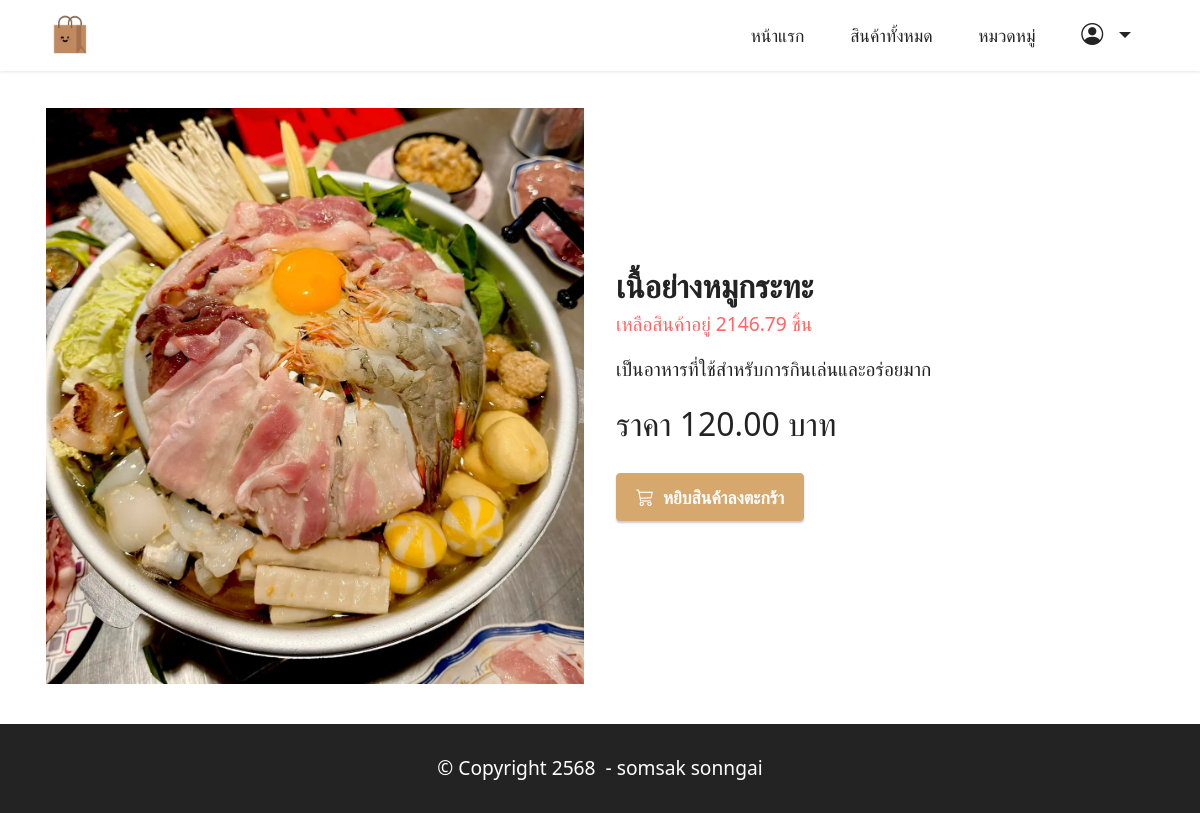
The page /blog/product/1/ on the database as committed earlier.
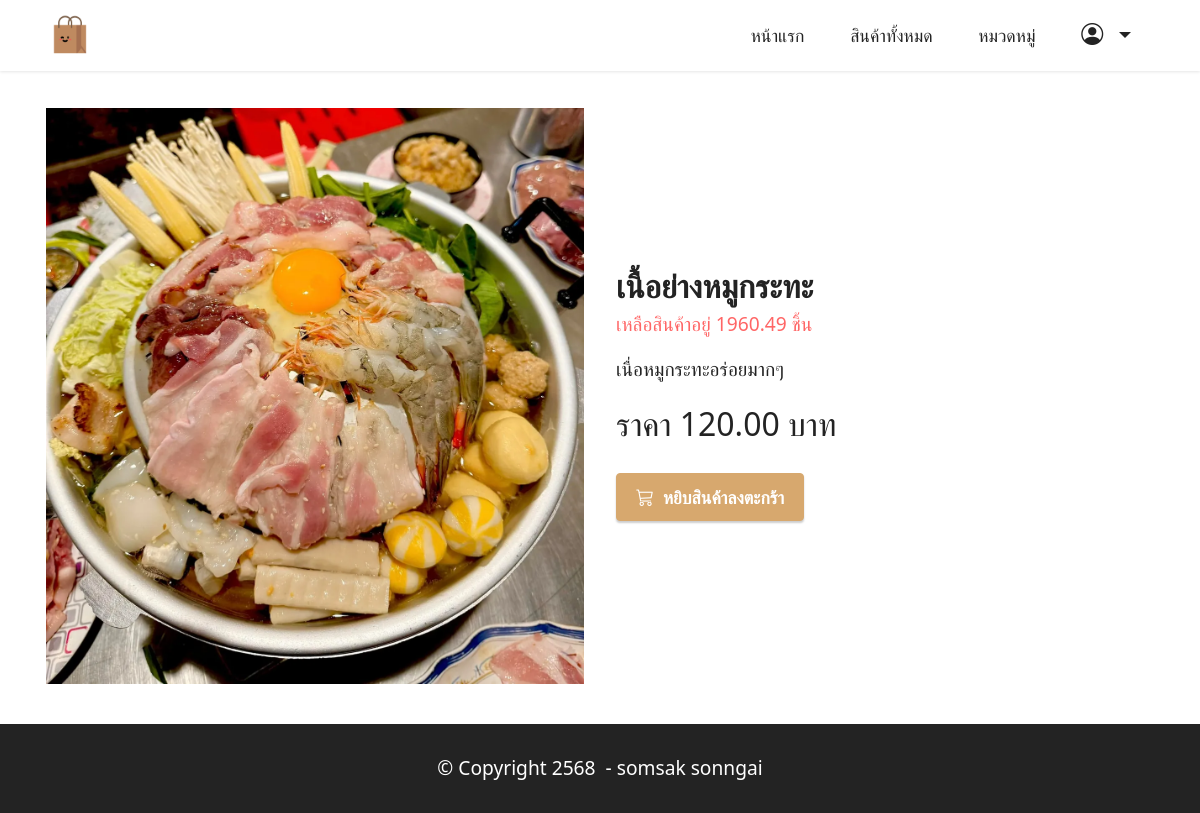
The same page on the database as committed later.
### productapp/models.py (models this page shows, shortened)
class Product1(models.Model):
    category = models.ForeignKey(Category, on_delete=models.CASCADE,null=True)  # เชื่อมโยงกับ Category
    name = models.CharField(max_length=100)  # ชื่อสินค้า
    description = models.TextField(max_length=500)
    price = models.DecimalField(max_digits=10, decimal_places=2)
    stock = models.DecimalField(max_digits=10, decimal_places=2)
    is_trending = models.BooleanField(default=False)
    image = models.ImageField(upload_to="product")
    profitprice = models.DecimalField(max_digits=10, decimal_places=2)
    created_at = models.DateTimeField(auto_now_add=True)  # วันที่เพิ่ม
    updated_at = models.DateTimeField(auto_now=True)      # วันที่แก้ไข
    barcode = models.IntegerField()

### productapp/views.py (the view)
# urls.py: path('product/<int:id>/', views.productDetail, name='productDetail'), #การเรียกใช้ blog ตามด้วย id
def productDetail(request,id):
    product=Product1.objects.get(pk=id)
    return render (request,"detail.html",{"product":product}) #มันก็คือ Product1 นั้นแหละที่เรียกใช้ที่เก็บไว้ในตัวแปร product ถ้าต้องการที่จะทำการเรียกใช้ก็เรียกใช้ product

### productapp/templates/detail.html (shortened to what this page needs)
{% extends "layout.html"%}
{% load humanize %}
{% block content%}
<div class="container my-3">
    <div class="card-wrapper">
        <div class="row align-items-center mt-4">
            <div class="col-12 col-lg-6">
                <div class="image-wrapper">
                    <img src="{{product.image.url}}">
                </div>
            </div>
            <div class="col-12 col-lg-6 my-4">
                <div class="text-box">
                    <h5 class="mbr-title mbr-fonts-style display-5">
                        <strong>{{product.name}}</strong>
                        <p class="display-7 text-secondary">เหลือสินค้าอยู่ {{product.stock}} ชิ้น</p>
                    </h5>
                    <p class="mbr-text mbr-fonts-style display-7">{{product.description}}</p>
                    <div class="cost">
                        <span class="currentcost mbr-fonts-style pr-2 display-5">ราคา {{product.price}} บาท</span>
                    </div>
                    <div class="mbr-section-btn pt-3">
                        {%if product.stock <= 0 %}
                             <h2 class="text-secondary " t>สินค้าหมด</h2>
                        {% else %}
                            <a href="{% url 'addCart' product.id %}" class="btn btn-primary display-4">
                                 <i class="bi bi-cart3"></i></i>&nbsp;
                                    หยิบสินค้าลงตะกร้า
                             </a>
                         {% endif %}
                    </div>
                </div>
            </div>
        </div>
    </div>
    <br>
</div>
{% endblock %}

### productapp/templates/layout.html (shortened to what this page needs)
<!DOCTYPE html>
<html>
   {% load static %}
<head>
    <link href="https://cdn.jsdelivr.net/npm/bootstrap@5.0.2/dist/css/bootstrap.min.css" rel="stylesheet">
    <link rel="stylesheet" href="https://cdn.jsdelivr.net/npm/bootstrap-icons@1.10.5/font/bootstrap-icons.css">
    <link rel="stylesheet" href="{% static "assets/dropdown/css/style.css" %}">
    <link rel="stylesheet" href="{% static "assets/theme/css/style.css" %}">
    <link rel="stylesheet" href="{% static "assets/custom/css/custom-style.css" %}" type="text/css">
</head>
<body>
    <section class="menu menu3 cid-tsEQosCCDP" id="menu3-0">
        <nav class="navbar navbar-dropdown navbar-fixed-top navbar-expand-lg">
            <div class="container">
                <div class="navbar-brand">
                    <span class="navbar-logo">
                        <a href="/">
                            <img src="{% static "assets/images/shopping-bag.png" %}" style="height: 3rem;text-align: left;">
                        </a>
                    </span>
                </div>
                <div class="collapse navbar-collapse" id="navbarSupportedContent">
                    <ul class="navbar-nav nav-dropdown nav-right" data-app-modern-menu="true">
                        <li class="nav-item">
                            <a class="nav-link link text-black show display-4" href="/">หน้าแรก</a>
                        </li>
                        <li class="nav-item">
                            <a class="nav-link link text-black show display-4" href="/product">สินค้าทั้งหมด</a>
                        </li>
                        <li class="nav-item">
                            <a class="nav-link link text-black show display-4" href="/product">หมวดหมู่</a>
                        </li>
                            {% if request.user.is_authenticated %}
                            <li class="nav-item dropdown">
                                <a class="nav-link link text-black dropdown-toggle show display-4" data-toggle="dropdown-submenu" data-bs-toggle="dropdown" data-bs-auto-close="outside" aria-expanded="false">
                                    <span class="bi bi-person-circle iconfont"></span>
                                </a>
                                <div class="dropdown-menu show" aria-labelledby="dropdown-751" data-bs-popper="none">
                                    <a class="text-black show dropdown-item display-4" href="/orderHistory">สวัดดี,{{request.user.username}}</a>
                                    <a class="text-black show dropdown-item display-4" href="logout">ออกจากระบบ</a>
                                </div>
                            </li>
                            <li class="nav-item">
                                <a class="nav-link link text-black show display-4" href="/cart">
                                    <span class="bi bi-cart3 iconfont iconfont-btn"></span>
                                </a>
                            </li>
                            {% else %}
                            <li class="nav-item dropdown">
                                <a class="nav-link link text-black dropdown-toggle show display-4" data-toggle="dropdown-submenu" data-bs-toggle="dropdown" data-bs-auto-close="outside" aria-expanded="false">
                                    <span class="bi bi-person-circle iconfont"></span>
                                </a>
                            </li>
                            {% endif %}
                    </ul>
                </div>
            </div>
        </nav>
    </section>
    {% block content%}
    {% endblock %}
    <section class="footer7 cid-tsQdrs3Vrj" id="footer7-13">
        <div class="container">
            <div class="media-container-row align-center mbr-white">
                <div class="col-12">
                    <p class="mbr-text mb-0 mbr-fonts-style display-7">© Copyright 2568&nbsp; - somsak sonngai</p>
                </div>
            </div>
        </div>
    </section>
</body>
</html>

### productapp/static/assets/dropdown/css/style.css (style rules this page uses)
.navbar-dropdown { left: 0; padding: 0; position: absolute; right: 0; top: 0; transition: all 0.45s ease; z-index: 1030; background: #282828; }
.navbar-dropdown .navbar-logo { margin-right: 0.8rem; transition: margin 0.3s ease-in-out; vertical-align: middle; }
.navbar-dropdown .navbar-logo img { height: 3.125rem; transition: all 0.3s ease-in-out; }
.navbar-dropdown.navbar-fixed-top { position: fixed; }
.navbar-dropdown .navbar-brand span { vertical-align: -4px; }
.nav-dropdown { font-size: 0.75rem; font-weight: 500; height: auto !important; }
.nav-dropdown .link { margin: 0.667em 1.667em; font-weight: 500; padding: 0; transition: color 0.2s ease-in-out; }
.nav-dropdown .link.dropdown-toggle { margin-right: 2.583em; }
.nav-dropdown .link.dropdown-toggle::after { margin-left: 0.25rem; border-top: 0.35em solid; border-right: 0.35em solid transparent; border-left: 0.35em solid transparent; border-bottom: 0; }
.nav-dropdown .link::after, .nav-dropdown .dropdown-item::after { color: inherit; }

### productapp/static/assets/theme/css/style.css (style rules this page uses)
section { background-color: #ffffff; }
body { font-style: normal; line-height: 1.5; font-weight: 400; color: #232323; position: relative; }
section, .container, .container-fluid { position: relative; word-wrap: break-word; }
a { font-style: normal; font-weight: 400; cursor: pointer; }
a, a:hover { text-decoration: none; }
.mbr-text { font-style: normal; line-height: 1.7; }
h1, h2, h3, h4, h5, h6, .display-1, .display-2, .display-4, .display-5, .display-7, span, p, a { line-height: 1; word-break: break-word; word-wrap: break-word; font-weight: 400; }
b, strong { font-weight: bold; }
section { background-position: 50% 50%; background-repeat: no-repeat; background-size: cover; }
.mbr-white { color: #ffffff; }
.align-center { text-align: center; }
.media-container-row { display: flex; flex-direction: row; flex-wrap: wrap; justify-content: center; align-content: center; align-items: start; }
@media (min-width: 992px) { .media-container-row { flex-wrap: nowrap; } }
img, iframe { display: block; width: 100%; }
.mbr-section-btn { margin-left: -0.6rem; margin-right: -0.6rem; font-size: 0; }
.btn { font-weight: 600; border-width: 1px; font-style: normal; margin: 0.6rem 0.6rem; white-space: normal; transition: all 0.2s ease-in-out; display: inline-flex; align-items: center; justify-content: center; word-break: break-word; }
.menu .navbar-brand { display: -webkit-flex; }
.menu .navbar-brand span { display: flex; display: -webkit-flex; }
.menu .navbar-brand .navbar-logo img { display: -webkit-flex; width: auto; }
@media (min-width: 992px) { .menu .navbar-nav.nav-dropdown { display: -webkit-flex; } }
.nav-link .iconfont { margin-right: 0.5rem; }
.navbar { display: -webkit-flex; -webkit-flex-wrap: wrap; -webkit-align-items: center; -webkit-justify-content: space-between; }
.navbar-collapse { -webkit-flex-basis: 100%; -webkit-flex-grow: 1; -webkit-align-items: center; }
.nav-dropdown .link { padding: 0.667em 1.667em !important; margin: 0 !important; }
.row { display: -webkit-flex; -webkit-flex-wrap: wrap; }
.card-wrapper { -webkit-flex: 1; }
html, body { height: auto; min-height: 100vh; }
ul, ol, pre, blockquote { margin-bottom: 2.3125rem; }
.mt-4 { margin-top: 2rem !important; }
@media (min-width: 992px) { .container { padding-left: 16px; padding-right: 16px; } }
@media (min-width: 992px) { .row { margin-left: -16px; margin-right: -16px; } }
@media (min-width: 992px) { .row > [class*=col] { padding-left: 16px; padding-right: 16px; } }
.card-wrapper, .item-wrapper { overflow: hidden; }

Rows that differ between the two databases and show on the page:
changed Product1 "เนื้อย่างหมูกระทะ": stock "2146.79" → "1960.49"; description "เป็นอาหารที่ใช้สำหรับการกินเล่นและอร่อยมาก" → "เนื่อหมูกระทะอร่อยมากๆ"
